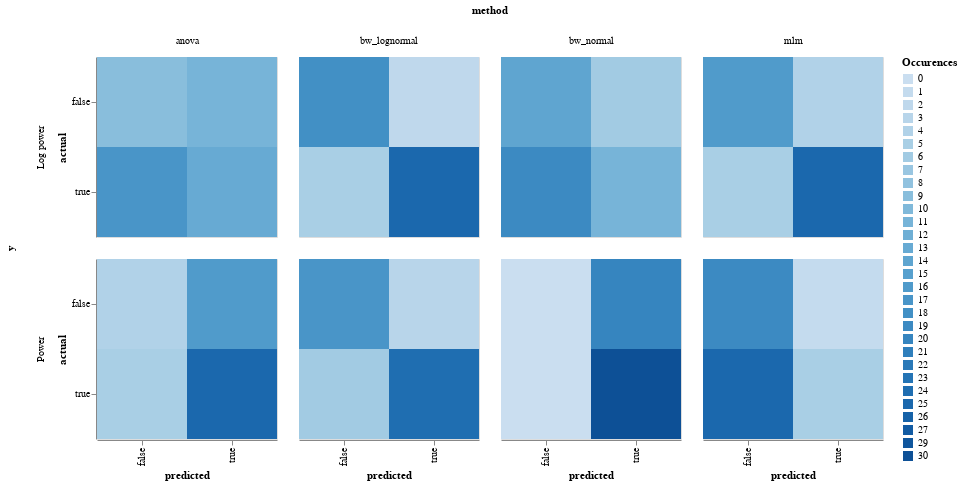

Write notebook code for a chart like this one.
### Markdown cell above
## CM

### Code cell
#def plot_roc(res, binary=True, groups=('method', 'y', 'randomness', 'n_trials')):
# Make ROC and AUC
reload(model_comparison)

model_comparison.plot_confusion(
    model_comparison.make_confusion_matrix(res,('method', 'y', 'randomness', 'n_trials')
                                          )).facet(column='method',row='y')

### Figure 1 — Vega-Lite specification as saved in the notebook (floating-point values rounded to 4 significant figures; data arrays with more than 128 entries replaced by an {"elided": "..."} marker saying what was removed)
{"config": {"view": {"continuousWidth": 400, "continuousHeight": 300}}, "data": {"name": "data-679b7c2850e29979612edd6566ba0bcc"}, "facet": {"column": {"type": "nominal", "field": "method"}, "row": {"type": "nominal", "field": "y"}}, "spec": {"mark": "rect", "encoding": {"color": {"type": "ordinal", "field": "Occurences"}, "x": {"type": "nominal", "field": "predicted"}, "y": {"type": "nominal", "field": "actual"}}, "height": 180, "width": 180}, "$schema": "https://vega.github.io/schema/vega-lite/v4.8.1.json", "datasets": {"data-679b7c2850e29979612edd6566ba0bcc": {"elided": "384 records"}}}
